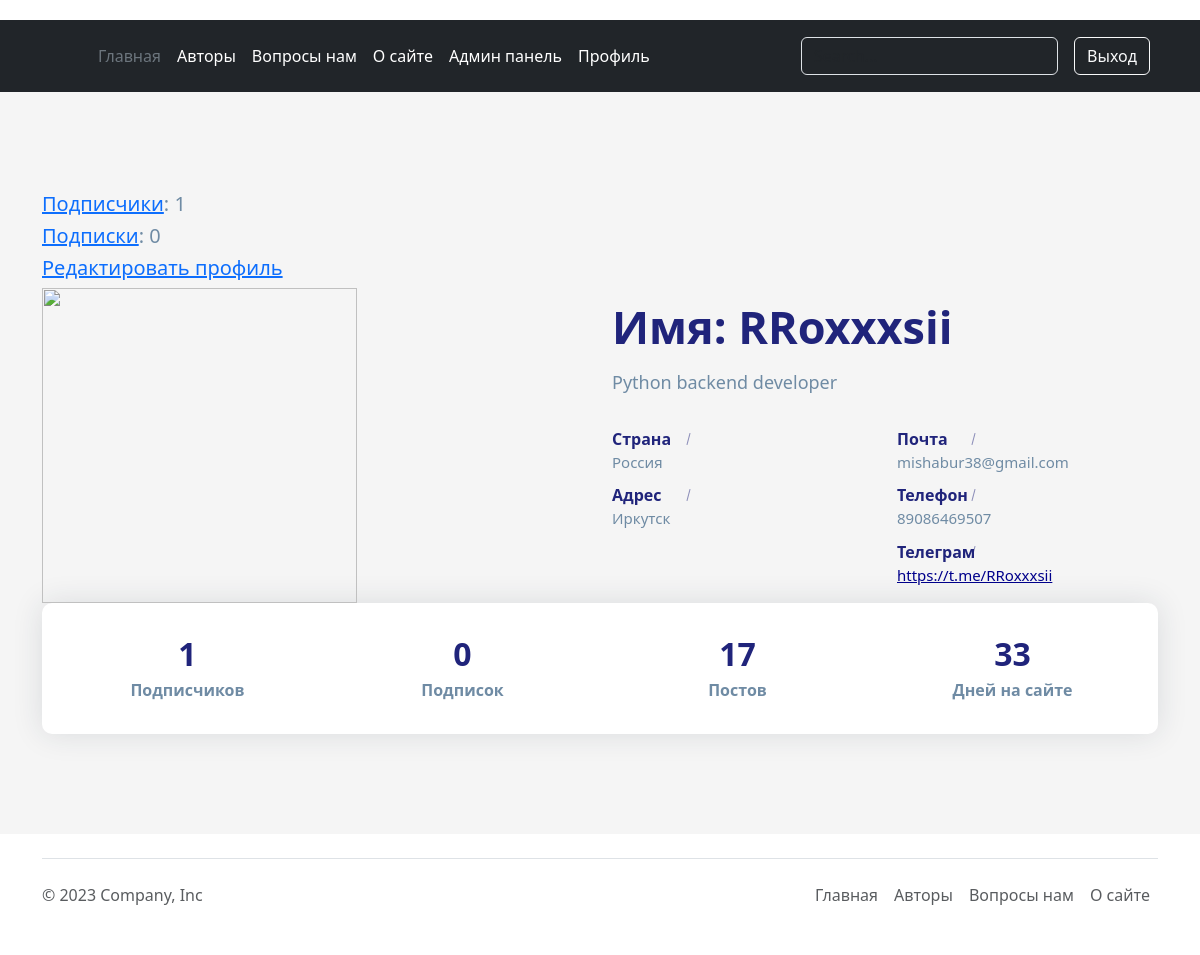
The app's page /account/personal_profile/ (signed in) with its own data.
### account/models.py (models this page shows, shortened)
class Author(AbstractBaseUser, PermissionsMixin):
    email = models.EmailField(verbose_name=_('Почтовый адрес'), unique=True)
    user_name = models.CharField(max_length=150, unique=True, verbose_name='Имя пользователя')
    mobile = models.CharField(max_length=20, blank=True, verbose_name='Номер телефона')
    gender = models.ForeignKey(Gender, on_delete=models.SET_NULL, blank=True, null=True,
                               verbose_name='Внешний ключ гендера')
    profile_photo = models.ImageField(upload_to='photos/%Y/%m/%d/', help_text=_('Фото профиля'), blank=True,
                                      verbose_name='Фото профиля')
    profile_information = models.TextField(help_text='Расскажите о себе', blank=True,
                                           verbose_name='Персональная информация')
    country = models.ForeignKey(Country, on_delete=models.SET_NULL, blank=True, null=True, verbose_name='Страна')
    telegram_link = models.URLField(blank=True, verbose_name='Телеграмм аккаунт')
    city = models.CharField(max_length=70, blank=True, null=True, verbose_name='Город')
    following = models.ManyToManyField(
        "self", blank=True, related_name="followers", symmetrical=False, verbose_name='Подписки'
    )
    is_active = models.BooleanField(default=False, help_text='Активен ли аккаунт?', verbose_name='Активен')
    is_staff = models.BooleanField(default=False, help_text='Администратор ли сайта?', verbose_name='Администратора')
    created = models.DateTimeField(auto_now_add=True, verbose_name='Дата регистрации')
    updated = models.DateTimeField(auto_now=True, verbose_name='Дата обновления')
    objects = CustomAccountManager()
    USERNAME_FIELD = 'email'
    REQUIRED_FIELDS = ['user_name']
    class Meta:
        verbose_name = _("Аккаунт")
        verbose_name_plural = _("Аккаунты")
        ordering = ('user_name',)

class Country(models.Model):
    country = models.CharField(max_length=50, verbose_name='Страна')
    def __str__(self):
        return self.country
    class Meta:
        verbose_name = 'Страна'
        verbose_name_plural = 'Страны'
        ordering = ('country',)

### account/views.py (the view)
# urls.py: path('personal_profile/', views.personal_profile_view, name='personal_profile'),
@login_required(redirect_field_name='login')
def personal_profile_view(request):
    template_name = 'account/user/personal_profile.html'
    context = {
        'user': request.user,
        'followers': request.user.followers,
        'following': request.user.following,
        'posts_amount': Post.objects.filter(author=request.user).count(),
        'days_registered': (timezone.now() - request.user.created).days
    }
    return render(request, template_name, context=context)

### account/templates/account/user/personal_profile.html (shortened to what this page needs)
{% extends "main/base.html" %}
{% load static %}
{% block content %}
<link rel="stylesheet" href="{% static 'main/css/personal_profile.css' %}" />
<section class="section about-section gray-bg" id="about">
            <div class="container">
                <h5><a href="{% url 'authors:followers_list_view' user.pk %}">Подписчики</a>: {{ user.following.count }}</h5>
                <h5><a href="{% url 'authors:following_list_view' user.pk %}">Подписки</a>: {{ user.followers.count }}</h5>
                <h5><a href="{% url 'account:edit_details' %}">Редактировать профиль</a></h5>
                <div class="row align-items-center flex-row-reverse">
                    <div class="col-lg-6">
                        <div class="about-text go-to">
                            <h3 class="dark-color">Имя: {{ user.user_name }}</h3>
                            <p>{{ user.profile_information }}</p>
                            <div class="row about-list">
                                <div class="col-md-6">
                                    <div class="media">
                                        <label>Страна</label>
                                        <p>{% if user.country %}
                                            {{ user.country }}
                                            </p>
                                        {% else %}
                                            Неизвестно
                                        {% endif %}
                                    </div>
                                    <div class="media">
                                        <label>Адрес</label>
                                        <p>
                                            {% if user.city %}
                                                {{ user.city }}
                                            {% else %}
                                                Неизвестно
                                            {% endif %}
                                        </p>
                                    </div>
                                </div>
                                <div class="col-md-6">
                                    <div class="media">
                                        <label>Почта</label>
                                        <p>
                                            {% if user.email %}
                                                {{ user.email }}
                                            {% else %}
                                                Неизвестно
                                            {% endif %}
                                        </p>
                                    </div>
                                    <div class="media">
                                        <label>Телефон</label>
                                        <p>
                                            {% if user.mobile %}
                                                {{ user.mobile }}
                                            {% else %}
                                                Неизвестно
                                            {% endif %}
                                        </p>
                                    </div>
                                    <div class="media">
                                        <label>Телеграм</label>
                                        {% if user.telegram_link %}
                                            <a href="{{ user.telegram_link }}" class="media-link">
                                                <p>{{ user.telegram_link }}</p></a>
                                        {% else %}
                                            <p>Неизвестно</p>
                                        {% endif %}
                                    </div>
                                </div>
                            </div>
                        </div>
                    </div>
                    <div class="col-lg-6">
                        <div class="about-avatar">
                            {% if not user.profile_photo %}
                                <img style="width: 315px; height: 315px" src="https://thumbs.dreamstime.com/b/%D0%B7%D0%BD%D0%B0%D1%87%D0%BE%D0%BA-%D0%BF%D0%BE-%D1%83%D0%BC%D0%BE%D0%BB%D1%87%D0%B0%D0%BD%D0%B8%D1%8E-%D0%BF%D0%BB%D0%BE%D1%81%D0%BA%D0%B8%D0%B9-%D0%B0%D0%B2%D0%B0%D1%82%D0%B0%D1%80-%D0%BF%D1%80%D0%BE%D1%84%D0%B8%D0%BB%D1%8F-%D1%81%D0%BE%D1%86%D0%B8%D0%B0%D0%BB%D1%8C%D0%BD%D1%8B%D0%B9-%D0%B2%D0%B5%D0%BA%D1%82%D0%BE%D1%80-184330869.jpg" title="" alt="">
                            {% else %}
                                <img src="{{ user.profile_photo.url }}" title="{{ user.username }}" alt="Фото {{ user.username }}" style="width: 315px; height: 315px">
                            {% endif %}
                        </div>
                    </div>
                </div>
                <div class="counter">
                    <div class="row">
                        <div class="col-6 col-lg-3">
                            <div class="count-data text-center">
                                <h6 class="count h2" data-to="500" data-speed="500">{{ user.following.count }}</h6>
                                <p class="m-0px font-w-600">Подписчиков</p>
                            </div>
                        </div>
                        <div class="col-6 col-lg-3">
                            <div class="count-data text-center">
                                <h6 class="count h2" data-to="150" data-speed="150">{{ user.followers.count }}</h6>
                                <p class="m-0px font-w-600">Подписок</p>
                            </div>
                        </div>
                        <div class="col-6 col-lg-3">
                            <div class="count-data text-center">
                                <h6 class="count h2" data-to="850" data-speed="850">{{ posts_amount }}</h6>
                                <p class="m-0px font-w-600">Постов</p>
                            </div>
                        </div>
                        <div class="col-6 col-lg-3">
                            <div class="count-data text-center">
                                <h6 class="count h2" data-to="850" data-speed="850">{{ days_registered }}</h6>
                                <p class="m-0px font-w-600">Дней на сайте</p>
                            </div>
                        </div>
                    </div>
                </div>
            </div>
        </section>
{% endblock %}

### main/static/main/css/personal_profile.css (style rules this page uses)
body { color: #6F8BA4; margin-top:20px; }
.section { padding: 100px 0; position: relative; }
.gray-bg { background-color: #f5f5f5; }
img { max-width: 100%; }
img { vertical-align: middle; border-style: none; }
.about-text h3 { font-size: 45px; font-weight: 700; margin: 0 0 6px; }
.about-text p { font-size: 18px; max-width: 450px; }
.about-list { padding-top: 10px; }
.about-list .media { padding: 5px 0; }
.about-list label { color: #20247b; font-weight: 600; width: 88px; margin: 0; position: relative; }
.about-list label:after { content: ""; position: absolute; top: 0; bottom: 0; right: 11px; width: 1px; height: 12px; background: #20247b; -moz-transform: rotate(15deg); -o-transform: rotate(15deg); -ms-transform: rotate(15deg); -webkit-transform: rotate(15deg); transform: rotate(15deg); margin: auto; opacity: 0.5; }
.about-list p { margin: 0; font-size: 15px; }
.about-section .counter { padding: 22px 20px; background: #ffffff; border-radius: 10px; box-shadow: 0 0 30px rgba(31, 45, 61, 0.125); }
.about-section .counter .count-data { margin-top: 10px; margin-bottom: 10px; }
.about-section .counter .count { font-weight: 700; color: #20247b; margin: 0 0 5px; }
.about-section .counter p { font-weight: 600; margin: 0; }
.dark-color { color: #20247b; }
.about-list .media .media-link:link { color: darkblue; }

### records on screen
Author: following.count "1", followers.count "0", user_name "RRoxxxsii", profile_information "Python backend developer", country "Россия", city "Иркутск", email "mishabur38@gmail.com", mobile "89086469507", telegram_link "https://t.me/RRoxxxsii"

### other values on screen
{{ posts_amount }} "17"
